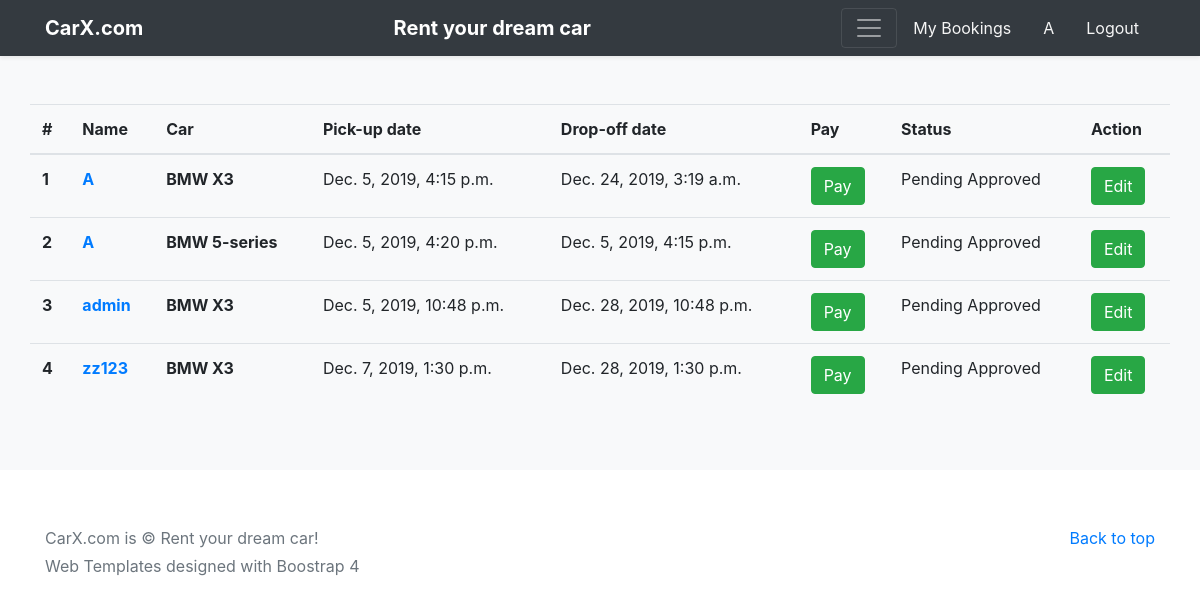
Screenshot of /booking/all (signed in) with the database file from the repository.
### app/models.py (models this page shows, shortened)
class Customer(AbstractUser):
    driver_license = models.CharField(max_length=50, blank=True, null=True)
    birth_date = models.CharField(max_length=30, blank=True, null=True)
    phone = models.CharField(max_length=30, blank=True, null=True)
    class Meta:
        verbose_name = "Customer"
        verbose_name_plural = verbose_name

class Booking(models.Model):
    customer = models.ForeignKey(Customer, on_delete=models.CASCADE, related_name='customer')
    car = models.ForeignKey(Car, on_delete=models.CASCADE, related_name='car')
    pick_up_date = models.DateTimeField(null=True, blank=True, verbose_name='pick_up_time')
    drop_off_date = models.DateTimeField(null=True, blank=True, verbose_name='return_time')
    status = models.BooleanField(default=False)
    class Meta:
        verbose_name = "Booking"
        verbose_name_plural = verbose_name
        ordering = ('pick_up_date',)

class Car(models.Model):
    name = models.CharField(max_length=200, verbose_name='name')
    type_choices = (('Economy', 'Economy'), ('Standard', 'Standard'),
                    ('Estate', 'Estate'), ('luxury', 'luxury'), ('SUV', 'SUV'),
    )
    type = models.CharField(max_length=20, choices=type_choices, null=True, blank=True)
    image = models.ImageField(upload_to='img/', null=True, blank=True)
    year = models.IntegerField(verbose_name='production_year')
    hour_rate = models.FloatField(verbose_name='hour_rate')
    created = models.DateTimeField(verbose_name='created_time', auto_now_add=True)
    status = models.BooleanField(default=True)
    class Meta:
        verbose_name = "car"
        verbose_name_plural = verbose_name
        ordering = ['-created']

### app/views.py (the view)
# urls.py: path('booking/all', views.AllBookingList.as_view(), name='all_booking'),  # list of booking for admin
class AllBookingList(ListView):
    model = Booking  # set the list view model
    template_name = 'all_booking.html'  #  template which we need to render to user

### app/templates/all_booking.html (shortened to what this page needs)
{% extends 'base.html' %}
{% block main %}
<main role="main">
  <div class="album py-5 bg-light">
    <div class="container">
      <div class="row">
            <table class="table table-hover">
              <thead>
                <tr>
                  <th scope="col">#</th>
                  <th scope="col">Name</th>
                    <th scope="col">Car</th>
                  <th scope="col">Pick-up date</th>
                  <th scope="col">Drop-off date</th>
                    <th scope="col">Pay</th>
                  <th scope="col">Status</th>
                    <th scope="col">Action</th>
                </tr>
              </thead>
              <tbody>
              {% for booking in object_list %}
                  <tr>
                      <th scope="row">{{ forloop.counter }} </th>
                      <th scope="row"><a class="text-primary" href="{% url 'app:customer_detail' booking.customer.id %}">{{ booking.customer.username }}</a></th>
                      <th scope="row">{{ booking.car.name }}</th>
                      <td>{{ booking.pick_up_date }}</td>
                      <td>{{ booking.drop_off_date }}</td>
                      <td><a href="" class="btn btn-success">Pay</a></td>
                      {% if booking.status %}
                          <td>Approved</td>
                      {% else %}
                          <td>Pending Approved</td>
                      {% endif %}
                        <td>
                            <a href="{% url 'app:booking_update' booking.id %}" class="btn btn-success">Edit</a>
                        </td>
                    </tr>
              {% endfor %}
              </tbody>
            </table>
      </div>
    </div>
  </div>
</main>
{% endblock %}

### app/templates/base.html (shortened to what this page needs)
{% load static %}
<!doctype html>
<html lang="en">
  <head>
    <link href="{% static 'css/bootstrap.min.css' %}" rel="stylesheet">
    <link href="{% static 'css/custom.css' %}" rel="stylesheet">
  </head>
  <body>
    <header>
      <div class="navbar navbar-dark bg-dark shadow-sm">
        <div class="container d-flex">
          <a href="{% url 'app:home_page' %}" class="navbar-brand flex-grow-1">
            <strong>CarX.com</strong>
          </a>
            <a href="#" class="navbar-brand flex-grow-1">
            <strong>Rent your dream car</strong>
          </a>
          <button class="navbar-toggler" type="button" data-toggle="collapse" data-target="#navbarHeader" aria-controls="navbarHeader" aria-expanded="false" aria-label="Toggle navigation">
            <span class="navbar-toggler-icon"></span>
          </button>
            {% if user.is_authenticated %}
                <a href="{% url 'app:booking_list' request.user.id %}" class="nav-link" style="color: whitesmoke">My Bookings</a>
                <a href="{% url 'app:customer_detail' user.id %}" class="nav-link" style="color: whitesmoke">{{ user.username}}</a>
                <a href="{% url 'logout' %}" class="nav-link" style="color: whitesmoke">Logout</a>
            {% else %}
                <a href="{% url 'app:register' %}" class="nav-link">Register</a>
                <a href="{% url 'login' %}" class="nav-link">Login</a>
            {% endif %}
        </div>
      </div>
    </header>
    {% block main %}
    {% endblock %}
    <footer class="text-muted">
      <div class="container mt-2">
        <p class="float-right">
          <a href="#">Back to top</a>
        </p>
        <p>CarX.com is &copy; Rent your dream car!</p>
          <p>Web Templates designed with Boostrap 4</p>
      </div>
    </footer>
  </body>
</html>

### app/static/css/custom.css (style rules this page uses)
footer { padding-top: 3rem; padding-bottom: 3rem; }
footer p { margin-bottom: .25rem; }

### rows the page displays
Customer: username "A"
Booking: customer.username "A", car.name "BMW X3", pick_up_date "Dec. 5, 2019, 4:15 p.m.", drop_off_date "Dec. 24, 2019, 3:19 a.m.", status "Pending Approved"
Booking: customer.username "A", car.name "BMW 5-series", pick_up_date "Dec. 5, 2019, 4:20 p.m.", drop_off_date "Dec. 5, 2019, 4:15 p.m.", status "Pending Approved"
Booking: customer.username "admin", car.name "BMW X3", pick_up_date "Dec. 5, 2019, 10:48 p.m.", drop_off_date "Dec. 28, 2019, 10:48 p.m.", status "Pending Approved"
Booking: customer.username "zz123", car.name "BMW X3", pick_up_date "Dec. 7, 2019, 1:30 p.m.", drop_off_date "Dec. 28, 2019, 1:30 p.m.", status "Pending Approved"
